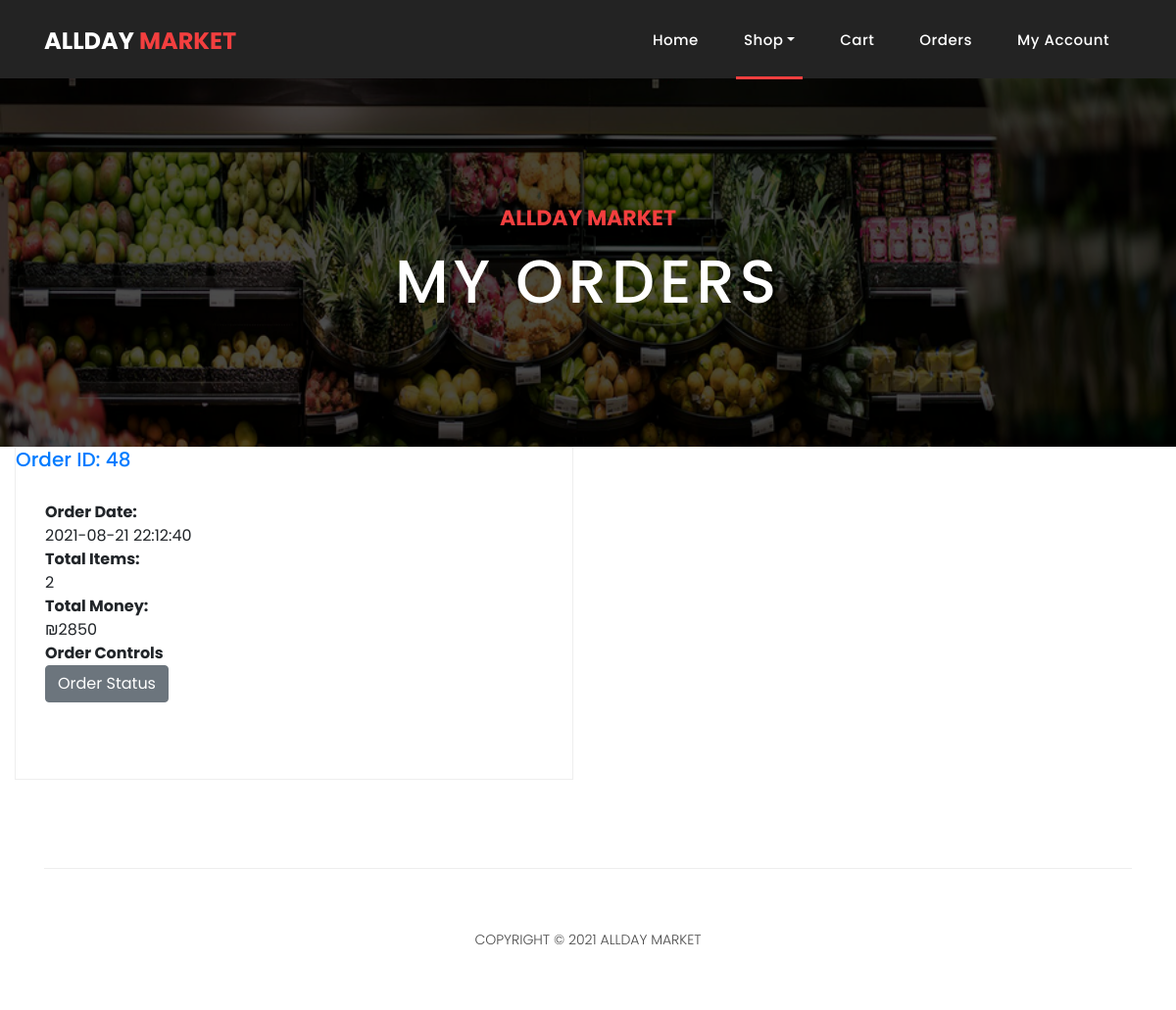
Page /orders.php (signed in) on the earlier database version.
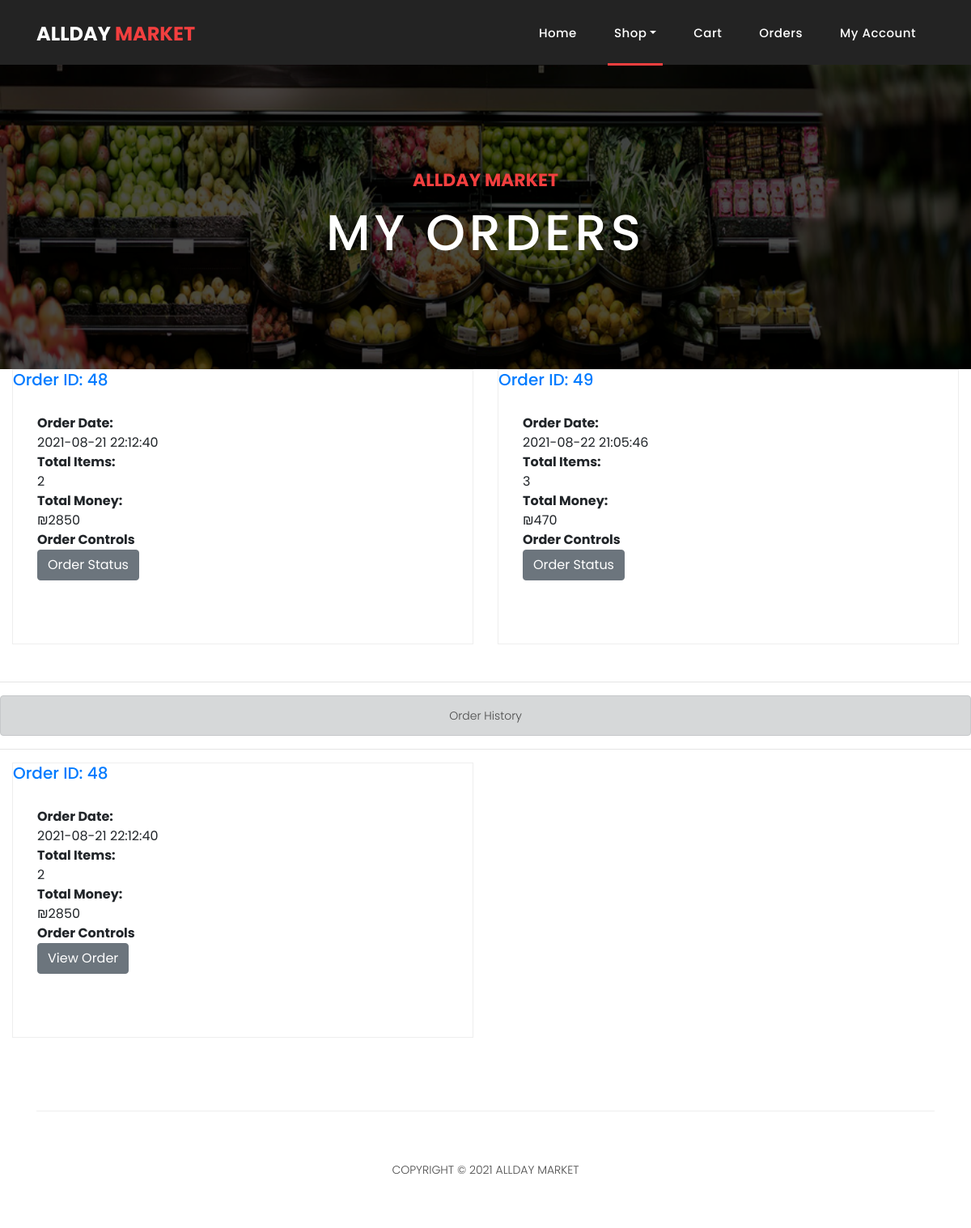
Same page on the later database version.
### tables this page shows
CREATE TABLE `orders_id` (
  `id` int(11) NOT NULL,
  `userID` int(11) NOT NULL,
  `date` timestamp NOT NULL DEFAULT current_timestamp(),
  `totalItems` int(11) DEFAULT NULL,
  `totalMoney` int(11) DEFAULT NULL,
  `isDone` tinyint(1) NOT NULL DEFAULT 0
);

CREATE TABLE `oldorders_id` (
  `id` int(11) NOT NULL,
  `userID` int(11) NOT NULL,
  `date` timestamp NOT NULL DEFAULT current_timestamp() ON UPDATE current_timestamp(),
  `totalItems` int(11) NOT NULL,
  `totalMoney` int(11) NOT NULL,
  `isDone` tinyint(1) NOT NULL
);

### orders.php (the view, shortened to what the changed rows need)
<!DOCTYPE html>
<html lang="en">
   <head>
      <link href="vendor/bootstrap/css/bootstrap.min.css" rel="stylesheet">
      <link rel="stylesheet" href="assets/css/fontawesome.css">
      <link rel="stylesheet" href="assets/css/style.css">
      <link rel="stylesheet" href="assets/css/owl.css">
   </head>
   <body>
      <header class="">
         <?php
            if(isset($_SESSION['email'])&& $_SESSION['userType']== 0){
            $basedir = realpath(__DIR__);
                 		include($basedir . '/navbars/navuser.php');
                 	}
                 else{
                         header('Location:index.php');
                 }
                 ?>
      </header>
      <div class="page-heading about-heading header-text" style="background-image: url(assets/images/items/veghs.png);">
         <div class="container">
            <div class="row">
               <div class="col-md-12">
                  <div class="text-content">
                     <h2>My Orders</h2>
                  </div>
               </div>
            </div>
         </div>
      </div>
      <div class="col-md-12">
      <div class="row">
         <?php
            include 'db.php';
            if(isset($_SESSION['id'])){
            	$id = $_SESSION['id'];
            	$sql = "SELECT * FROM orders_id WHERE userID = ? AND isDone = 0";
                   $stmt= mysqli_stmt_init($conn);
                   mysqli_stmt_prepare($stmt,$sql);
                   mysqli_stmt_bind_param($stmt,"i",$id);
                   mysqli_stmt_execute($stmt);
                   $results=mysqli_stmt_get_result($stmt);
                   if(mysqli_num_rows($results)==0){
                      echo'<br><div class="alert alert-info col-md-12" role="alert">
                      <p class="text-center">No active orders found!</p>
                    </div>';
                   }
                   else{
              while ($row=mysqli_fetch_assoc($results))
                   {
                     echo '		<div class="col-md-6">
                     <div class="product-item">';
                          $orderID = $row['id'];
                          $date = $row['date'];
                          $totalItems = $row['totalItems'];
                          $totalMoney = $row['totalMoney'];
                          echo '<div style="display: flex;align-items:center;">
                       <h5><a href="#">Order ID: '.$orderID.'</a>
                       </div>
                        <div class="down-content">
                        <ul>
                        <li><strong>Order Date:</strong><br>'.$date.'</li><br>
                        <li><strong>Total Items:</strong><br>'.$totalItems.'</li><br>
                        <li><strong>Total Money:</strong><br>₪'.$totalMoney.'<li>
                        </ul>
                        <strong>Order Controls</strong>
                        <form action="orderControls.php" method="post">
                        <div >
                           <fieldset>
                           <input type="hidden" name="orderID" value="'.$orderID.'">
                              <button type="submit" name="statusOrder" class="btn btn-secondary">Order Status</button>
                           </fieldset>
                        </div>
                     </form>
                        <br><br>
                        </div>
                        </div>
                      </div>
                      ';
                   }}
                   echo'</div></div>';
                   $sql = "SELECT * from oldOrders_id WHERE userID = ?;";
                   $stmt = mysqli_stmt_init($conn);
                   mysqli_stmt_prepare($stmt,$sql);
                   mysqli_stmt_bind_param($stmt,"i",$id);
                   mysqli_stmt_execute($stmt);
                   $results = mysqli_stmt_get_result($stmt);
                   if(mysqli_num_rows($results)>0)
                   {
                      echo'  <hr><div class="alert alert-dark" role="alert">
                     <p class="text-center" font-weight:bold>Order History</p>
                    </div><hr>';
                    echo'<div class="col-md-6">
                    <div class="product-item">';
                        while($row = mysqli_fetch_assoc($results)){
                         $orderID = $row['id'];
                         $date = $row['date'];
                         $totalItems = $row['totalItems'];
                         $totalMoney = $row['totalMoney'];
                         echo '<div style="display: flex;align-items:center;">
                      <h5><a href="#">Order ID: '.$orderID.'</a>
                      </div>
                       <div class="down-content">
                       <ul>
                       <li><strong>Order Date:</strong><br>'.$date.'</li><br>
                       <li><strong>Total Items:</strong><br>'.$totalItems.'</li><br>
                       <li><strong>Total Money:</strong><br>₪'.$totalMoney.'<li>
                       </ul>
                                        <strong>Order Controls</strong>
                        <form action="orderControls.php" method="post">
                        <div >
                           <fieldset>
                           <input type="hidden" name="orderID" value="'.$orderID.'">
                              <button type="submit" name="viewOrder" class="btn btn-secondary">View Order</button>
                           </fieldset>
                        </div>
                     </form>
                        <br><br>
                        </div>
                        </div>
                      </div>
                      ';
                   }
               }
            }
            ?>
      <footer>
         <div class="container">
         </div>
      </footer>
   </body>
</html>

Differences in the rows shown:
added orders_id: id "49", date "2021-08-22 21:05:46", totalItems "3", totalMoney "470"
added oldorders_id: id "48", date "2021-08-21 22:12:40", totalItems "2", totalMoney "2850"
Other differences:
text now shown: "Order History"
